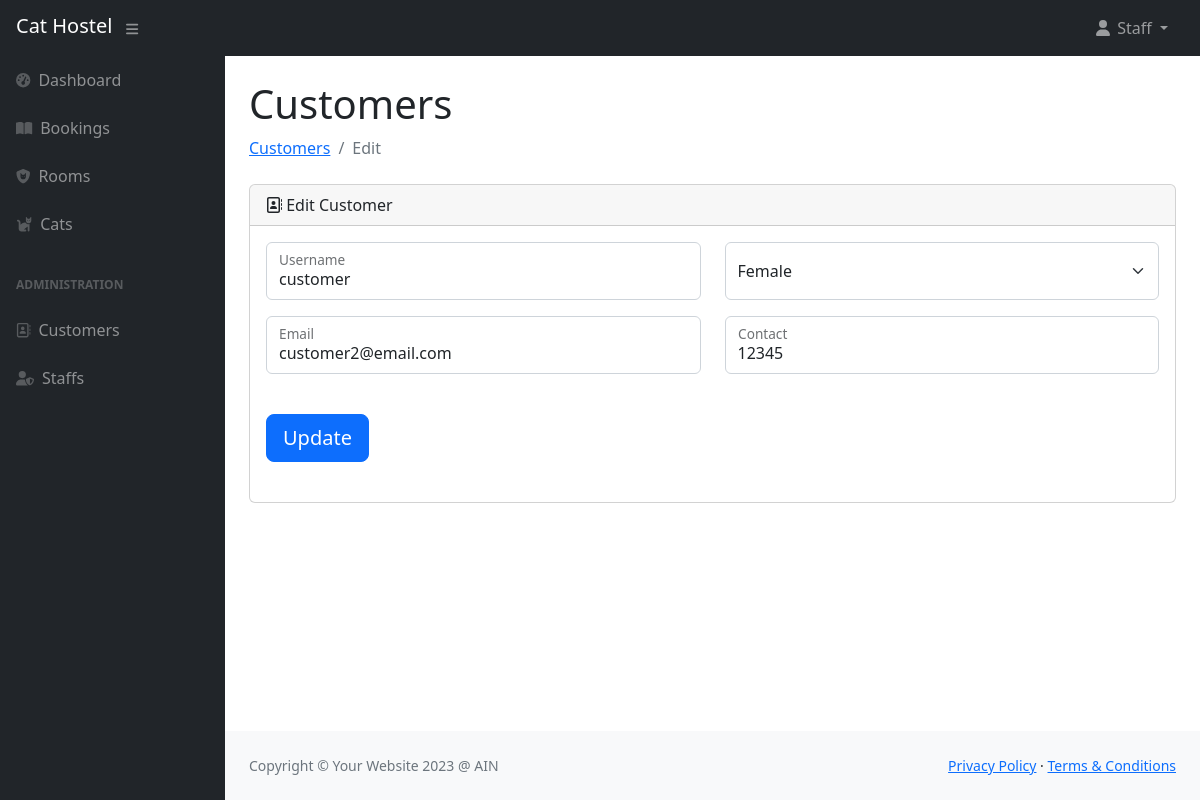
/customers_edit.php?user_id=2 (signed in), run on an earlier commit of the app's database.
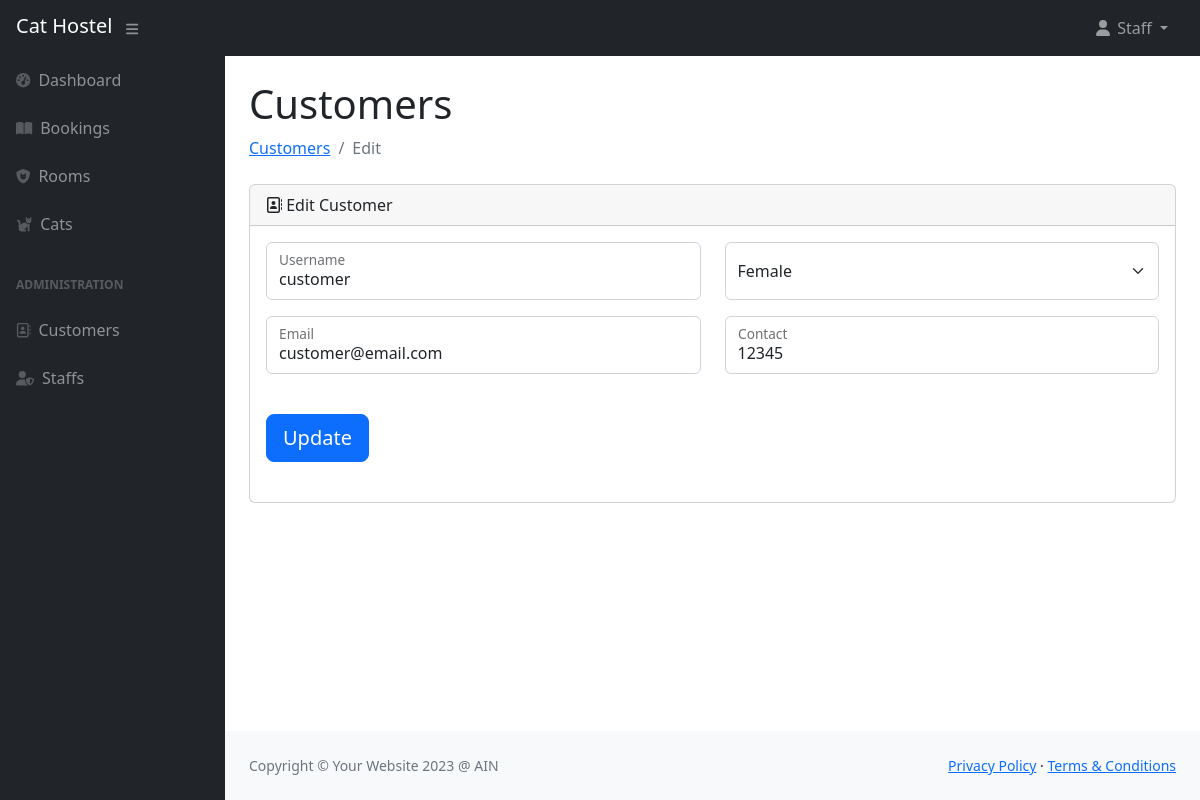
And on a later commit of the database.
### tables this page shows
CREATE TABLE `user` (
  `user_id` int NOT NULL,
  `user_name` varchar(100) NOT NULL,
  `user_gender` varchar(10) NOT NULL,
  `user_contact` varchar(15) NOT NULL,
  `user_email` varchar(50) NOT NULL,
  `user_password` varchar(100) NOT NULL,
  `user_role` varchar(10) NOT NULL,
  `user_active` tinyint(1) NOT NULL
);

### customers_edit.php (the view, shortened to what this page needs)
<?php
include 'layout/user/header_user.php';
if (isset($_GET['user_id'])) {
  $user_id = $_GET['user_id'];
  $sql = "SELECT * FROM user WHERE user_id='{$user_id}'";
  $result = mysqli_query($conn, $sql);
  $row  = mysqli_fetch_array($result);
}
?>
<div id="layoutSidenav_content">
  <main>
    <div class="container-fluid px-4">
      <h1 class="mt-4">Customers</h1>
      <ol class="breadcrumb mb-4">
        <li class="breadcrumb-item"><a href="/8ag1/customers.php">Customers</a></li>
        <li class="breadcrumb-item active">Edit</li>
      </ol>
      <div class="card mb-4">
        <div class="card-header">
          <i class="fa-regular fa-address-book"></i>
          Edit Customer
        </div>
        <div class="card-body">
          <form action="customers_edit.php" method="POST">
            <div class="row">
              <div class="col">
                <div class="form-floating mb-3">
                  <input class="form-control" id="username" name="username" type="text" placeholder="Username" required value="<?php echo $row["user_name"] ?>" />
                  <label for="username">Username</label>
                </div>
              </div>
              <div class="col">
                <select class="form-select form-floating mb-3 py-3" name="gender" aria-label="Select gender" required>
                  <option value="Female" <?php if ($row["user_gender"] == "Female") echo "selected"; ?>>Female</option>
                </select>
              </div>
            </div>
            <div class="row">
              <div class="col">
                <div class="form-floating mb-3">
                  <input class="form-control" id="email" name="email" type="email" placeholder="Email" required value="<?php echo $row["user_email"] ?>" />
                  <label for="email">Email</label>
                </div>
              </div>
              <div class="col">
                <div class="form-floating mb-3">
                  <input class="form-control" id="contact" name="contact" type="text" placeholder="Contact" required value="<?php echo $row["user_contact"] ?>" />
                  <label for="contact">Contact</label>
                </div>
              </div>
            </div>
            <div class="d-flex align-items-center justify-content-start mt-4 mb-4">
              <button class="btn btn-primary btn-lg" type="submit" name="update-button">Update</button>
            </div>
          </form>
        </div>
      </div>
    </div>
  </main>
  <?php
  include 'layout/user/footer_user.php';
  ?>

What changed in the data, as far as the page shows it:
changed user "customer": email "customer2@email.com" → "customer@email.com"
